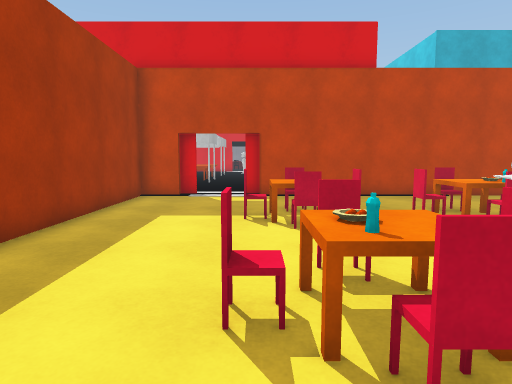
View 1 (above)

17 first-person views from a walk through a Unity game level. The camera is 1.4 m above the floor, tilts 6° down and sees 75° across. The floor is counted in squares, 1 m on a side. Each view is taken from the middle of a square. On the plan, view 1 faces up. The plan holds only what a view shows up to about 15 squares ahead; the rest is blank. The place goes on beyond the plan. The player character is not drawn. Surface patterns are stand-ins for the level's own textures.

View 2
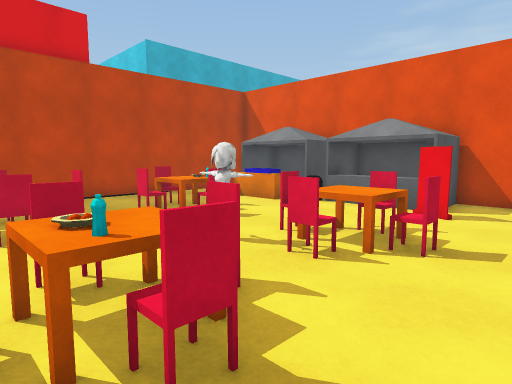

View 3
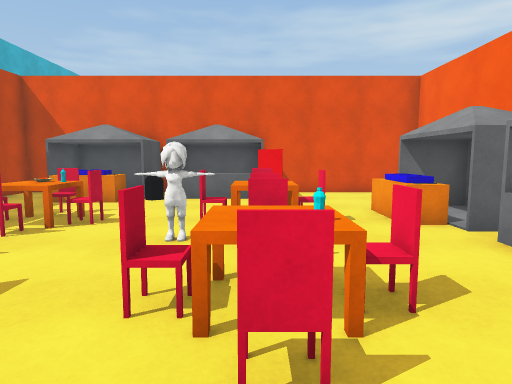

View 4
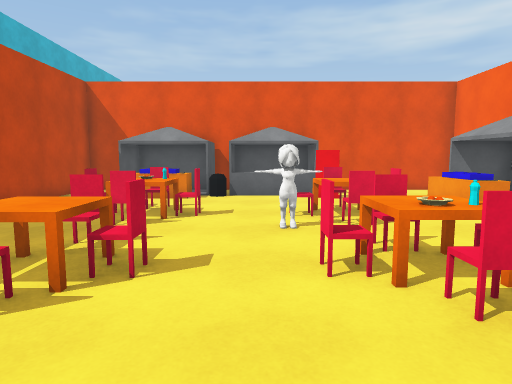

View 5
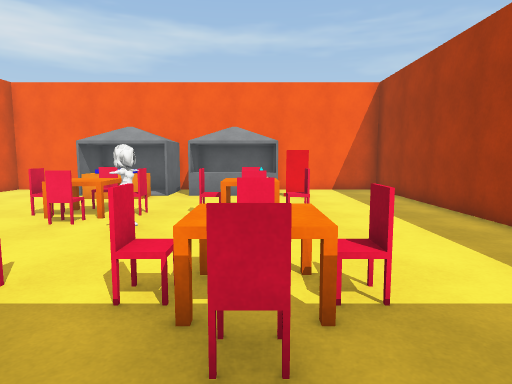

View 6
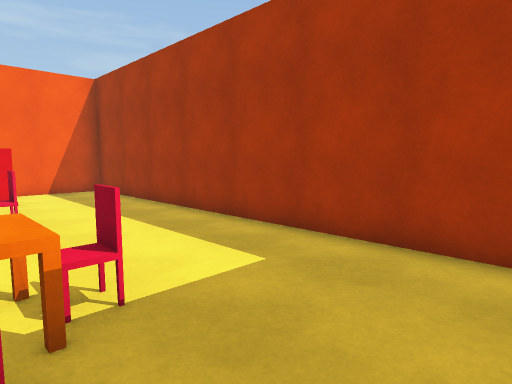

View 7
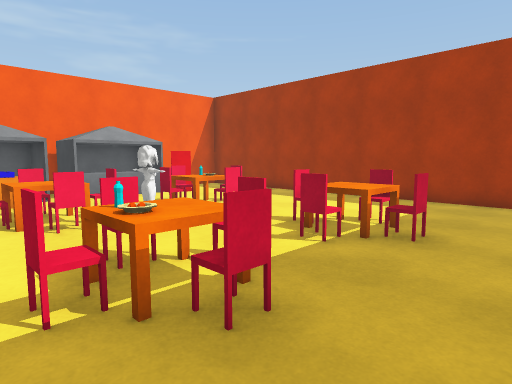

View 8
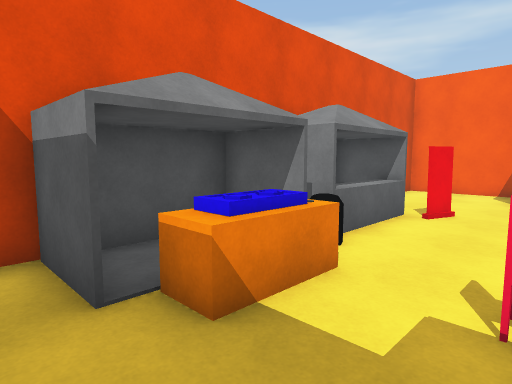

View 9
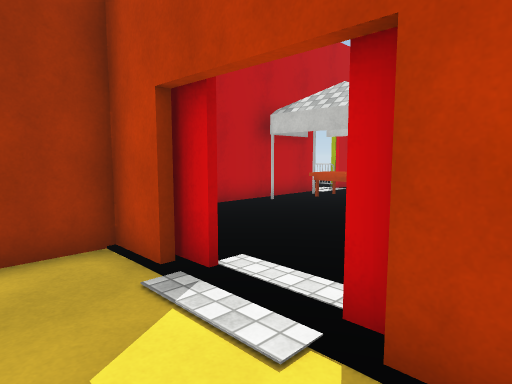

View 10
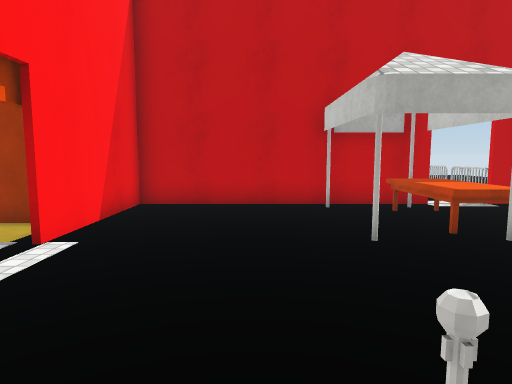

View 11
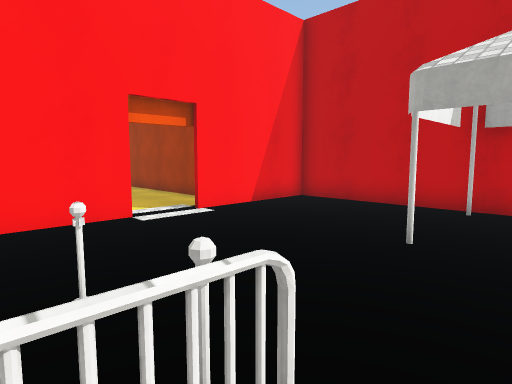

View 12
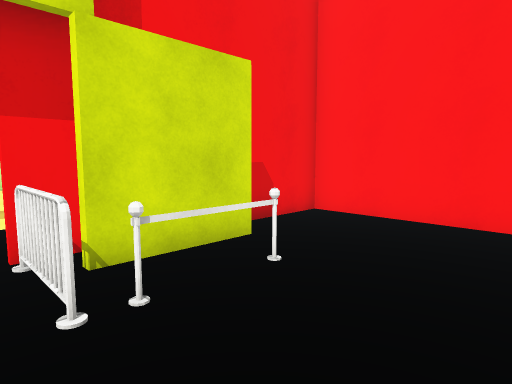

View 13
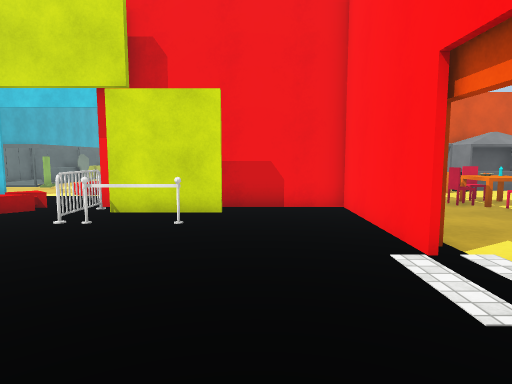

View 14
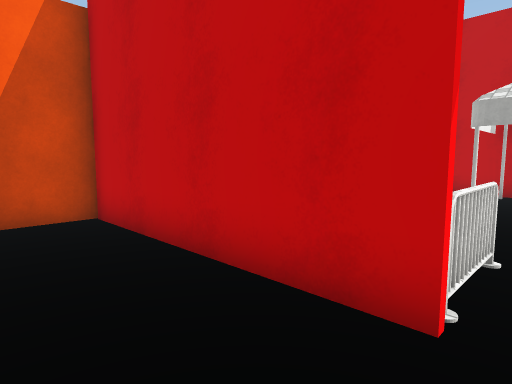

View 15
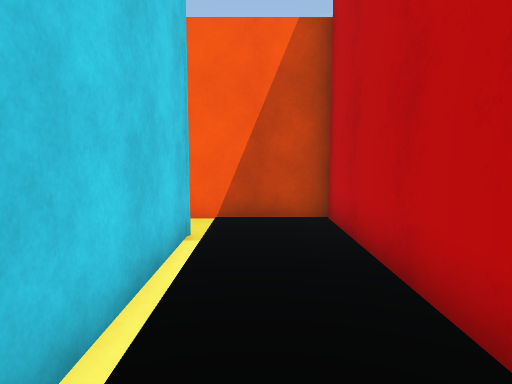

View 16
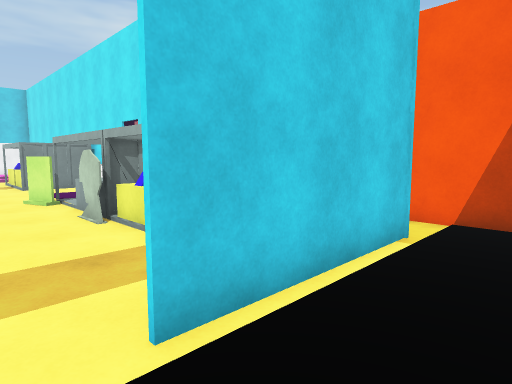

View 17
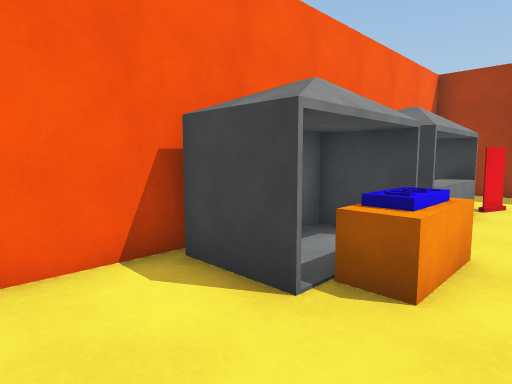

### Floor plan
Points are (right, up) in squares from view 1. A wall is a line through its corners. A room is listed if a view was taken in it or the views show most of it. See-through windows are left out.
Room 1 (views 1, 2, 3, 4, 5, 6, 7, 8, 9, 17)
walls: (3.5, 4.6) (3.6, 4.7); (3.5, 4.6) (3.7, 5); (3.5, 4.5) (3.6, 5.1); (3.7, 4.1) (3.5, 4.2); (3.6, 3.9) (3.4, 4.4); (3.6, 3.8) (3.6, 4.9); (3.6, 3.8) (3.5, 4.4) (3.5, 4.5) (3.8, 4.7) (3.7, 4.2) (3.5, 4.4); (8.3, 2.1) (8.6, 3); (4.3, -1) (4.3, -2.9) (7.3, -2.9) (7.3, -1.4); (9.1, 6.8) (11, 6.8) (11, 9.9) (9.1, 9.9); (0.1, -1) (3.4, -1) (3.4, -3); (-0.9, -0.6) (-0.1, -0.9); (7.4, -1.4) (7.4, -3.1); (9.1, 10) (11.2, 10) (11.2, 12.1) (0.1, 12.1); (0.2, 12.4) (-0.5, 12.4); (-2.1, 12.4) (-3.1, 12.4); (-2.7, 12.1) (-4.2, 12.1) (-4.2, -3.3) (0.1, -3.3); (7.1, -3.3) (11.2, -3.3) (11.2, 2.7) (9.1, 2.7) (9.1, 6) (10.1, 6)
ways out: opening at (-1.5, 12) to room 2; gap at (9, 3)
objects: other object (0, 3); other object (0, 8); other object (1, 2); other object (1, 3); other object (1, 4); other object (1, 6); other object (1, 7) to (1, 8); other object (1, 9); other object (2, 2); other object (2, 3); other object (2, 8); other object (4, 3); other object (4, 8); other object (5, -1) to (7, 0); other object (5, 2); other object (5, 3); other object (5, 4); other object (5, 6); other object (5, 7); other object (5, 7) to (6, 8); other object (5, 9); other object (6, 3); other object (6, 8); other object (8, 8) to (9, 9)
Room 2 (views 10, 12, 13)
walls: (-0.5, 12.6) (4.2, 12.6) (4.2, 16); (-6.8, 20.5) (-6.8, 12.6) (-2.1, 12.6)
low walls: (2, 16.5) (2, 18.6)
ways out: opening at (-1.5, 12) to room 1; opening at (2, 19.5) to room 3; opening at (3, 17.5) to room 3
objects: other object (-5, 20) to (-3, 20); other object (2, 19) to (3, 19)
Room 3 (view 11)
walls: (4.2, 18.4) (4.2, 19.4)
ways out: opening at (2, 19.5) to room 2; opening at (3, 17.5) to room 2; opening at (4, 20) to room 4
Room 4 (views 14, 15, 16)
walls: (4.3, 19.4) (4.3, 12.3) (6.5, 12.3); (7.3, 13.9) (7.3, 18.9)
ways out: opening at (4, 20) to room 3; opening at (7, 13); opening at (7, 19.5)

Where each view was taken, in squares from view 1:
view 1: 0 up, 0 right, facing up
view 2: 0 up, 0 right, facing up-right
view 3: 3 up, 2 left, facing right
view 4: 5 up, 3 left, facing right
view 5: 11 up, 1 right, facing down
view 6: 11 up, 1 right, facing down-left
view 7: 11 up, 7 right, facing down-left
view 8: 11 up, 6 right, facing down-right
view 9: 10 up, 1 right, facing up-left
view 10: 16 up, 3 right, facing left
view 11: 20 up, 3 right, facing down-left
view 12: 20 up, 1 left, facing down-right
view 13: 15 up, 5 left, facing right
view 14: 20 up, 7 right, facing down-left
view 15: 20 up, 6 right, facing down
view 16: 20 up, 5 right, facing down-right
view 17: 1 up, 10 right, facing down-left
